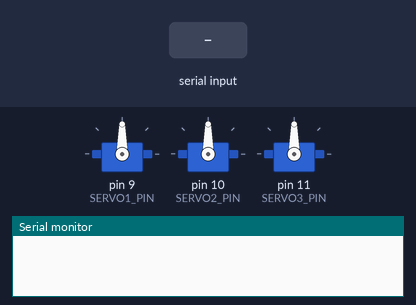
This sketch was run on a simulated Arduino Uno, built with avr-gcc and run on an emulated ATmega328P. On the bench: 3 × servo, the last lines printed to the serial monitor. The test bench sets the inputs (shaded band).

Above: at 1.2 s.
1.3 s: "90,45,200\n" received over Serial
At 1.8 s:
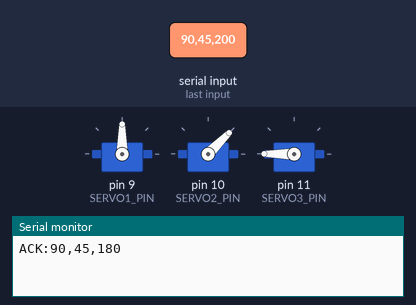
2.8 s: "30,150,10\n" received over Serial
At 4.0 s:
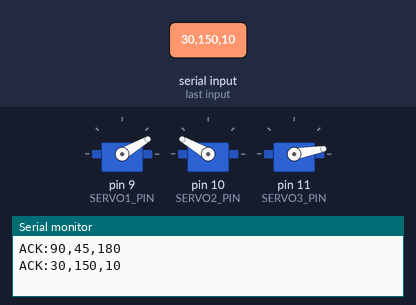
4.3 s: "1,90,45\n" received over Serial
At 5.3 s:
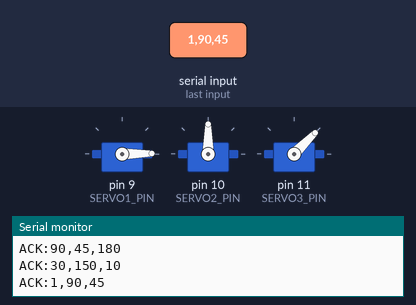
Timing chart, 0 to 7.3 s (numbered marks = the images above; inputs shaded):
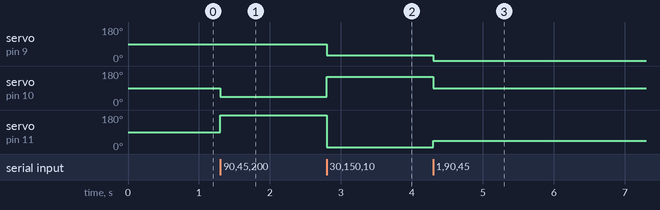

Measured:
- after the input at 1.3 s, servo on pin 10 (SERVO2_PIN): 90° → 45° at once; servo on pin 11 (SERVO3_PIN): 90° → 180° at once
- after the input at 2.8 s, servo on pin 9 (SERVO1_PIN): 90° → 30° at once; servo on pin 10 (SERVO2_PIN): 45° → 150° at once; servo on pin 11 (SERVO3_PIN): 180° → 10° at once
- after the input at 4.3 s, servo on pin 9 (SERVO1_PIN): 30° → 1° at once; servo on pin 10 (SERVO2_PIN): 150° → 90° at once; servo on pin 11 (SERVO3_PIN): 10° → 45° at once

The sketch:

firmware.ino
```cpp
#include <Servo.h>

// Assign physical PWM pins on the Arduino Uno R4
const int SERVO1_PIN = 9;   // Waist (Yaw)
const int SERVO2_PIN = 10;  // Shoulder (Pitch)
const int SERVO3_PIN = 11;  // Elbow (Pitch)

Servo servo1;
Servo servo2;
Servo servo3;

void setup() {
  Serial.begin(115200); // High-speed baud rate for real-time control loops

  // Attach servos to pins
  servo1.attach(SERVO1_PIN);
  servo2.attach(SERVO2_PIN);
  servo3.attach(SERVO3_PIN);

  // Move arm to a safe starting configuration (Home position)
  servo1.write(90);
  servo2.write(90);
  servo3.write(90);
}

void loop() {
  // Check if target angles are waiting in the serial buffer
  // Format expected: "angle1,angle2,angle3\n" (e.g., "90,45,120\n")
  if (Serial.available() > 0) {
    String data = Serial.readStringUntil('\n');

    int comma1 = data.indexOf(',');
    int comma2 = data.indexOf(',', comma1 + 1);

    if (comma1 != -1 && comma2 != -1) {
      // Parse individual angle strings
      float angle1 = data.substring(0, comma1).toFloat();
      float angle2 = data.substring(comma1 + 1, comma2).toFloat();
      float angle3 = data.substring(comma2 + 1).toFloat();

      // Constrain inputs to protect physical hardware limits (0-180 degrees)
      int s1_cmd = constrain(int(angle1), 0, 180);
      int s2_cmd = constrain(int(angle2), 0, 180);
      int s3_cmd = constrain(int(angle3), 0, 180);

      // Write PWM signals directly to the MG996R motors
      servo1.write(s1_cmd);
      servo2.write(s2_cmd);
      servo3.write(s3_cmd);

      // Send confirmation back to Python control pipeline
      Serial.print("ACK:");
      Serial.print(s1_cmd); Serial.print(",");
      Serial.print(s2_cmd); Serial.print(",");
      Serial.println(s3_cmd);
    }
  }
}
```
